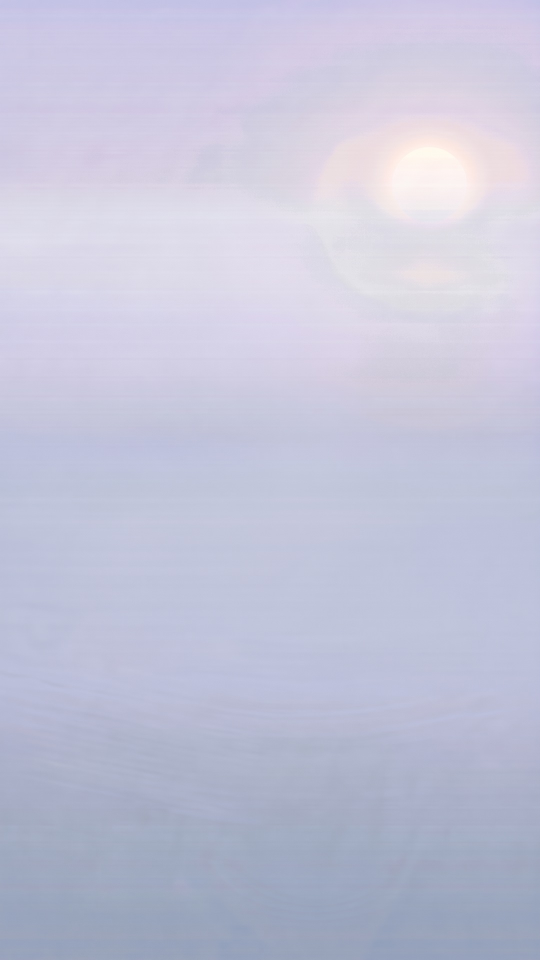
#> input picture eidolon-demo/design/level4/game/backdrop_plate.jpg, 1080 x 1920 px (shown at 1/2 size)
$ python backdrop_destreak.py ../../design/level4/game/backdrop_plate.jpg ../../design/level4/game/head_mask.png 1.0 1.0 ../../design/level4/game/head_mask.png
#> lines starting #> are read from the running program, lines starting #| are printed output that depends on the picture
"""Horizontal streaks taken out of a painted backdrop's sky (the owner, 22/11, of the fourth level: "some strange lines
behind, in the sky, in the background": the image model had painted its haze in fine horizontal lines, long and faint,
which read on a phone as lines across the sky).

A streak is what is left of a row against its neighbours above and below (the picture less its blur along y), held
along the row (that residue blurred along x): taken out in a few passes, the soft clouds, the sun and every shape that
is not a long thin horizontal line stay as they were. Only the sky changes: from the top down to `sky_to` (a share of
the height) in full, fading out by `fade_to`; and nothing within the mask, if one is given (the thing painted there,
grown and feathered), so its own lines (an eyelid, a lip) are kept.

  python3 -I tools/go/backdrop_destreak.py <in> <out> <sky_to> <fade_to> [mask png]

The fourth level's (its plate and its head painting both, then backdrop_haze.py with the two):
  python3 -I tools/go/backdrop_destreak.py design/level4/game/backdrop_plate.jpg design/level4/game/backdrop_plate_clean.jpg 0.40 0.47 design/level4/game/head_mask.png
"""
import sys
import numpy as np
from PIL import Image, ImageFilter
from scipy.ndimage import gaussian_filter1d

PASSES = [(10, 16), (6, 16), (4, 16)]      # (blur along y, then the residue's along x, in pixels at 1920 high)


def destreak(a):
    o = a.copy()
    for sy, sx in PASSES:
        for c in range(3):
            ch = o[..., c]
            res = ch - gaussian_filter1d(ch, sy, axis=0, mode='reflect')
            o[..., c] = ch - gaussian_filter1d(res, sx, axis=1, mode='reflect')
    return o


if __name__ == '__main__':
    if len(sys.argv) < 5: print(__doc__); sys.exit(1)
    src, out, sky_to, fade_to = sys.argv[1], sys.argv[2], float(sys.argv[3]), float(sys.argv[4])
    im = Image.open(src).convert('RGB'); a = np.asarray(im).astype(np.float32); H, W = a.shape[:2]
#> further down, im is the input picture: PIL image 1080x1920 RGB; mean R, G, B 194.9, 196, 216.8
#> after `H, W = a.shape[:2]`: H = 1920; W = 1080
    y = (np.arange(H) / H)[:, None, None]
#> y = 1920 values from 0 to 0.999
    w = np.clip((fade_to - y) / max(fade_to - sky_to, 1e-6), 0, 1) * np.ones((1, W, 1))
    if len(sys.argv) > 5:
        m = Image.open(sys.argv[5]).convert('L').resize((W, H)).filter(ImageFilter.MaxFilter(31)).filter(ImageFilter.GaussianBlur(14))
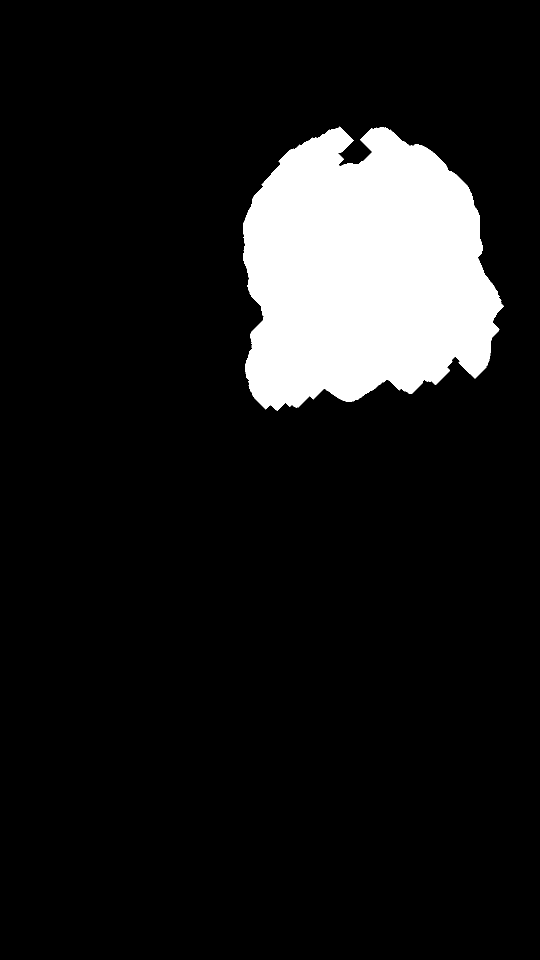
#> input picture eidolon-demo/design/level4/game/head_mask.png, 1080 x 1920 px (shown at 1/2 size)
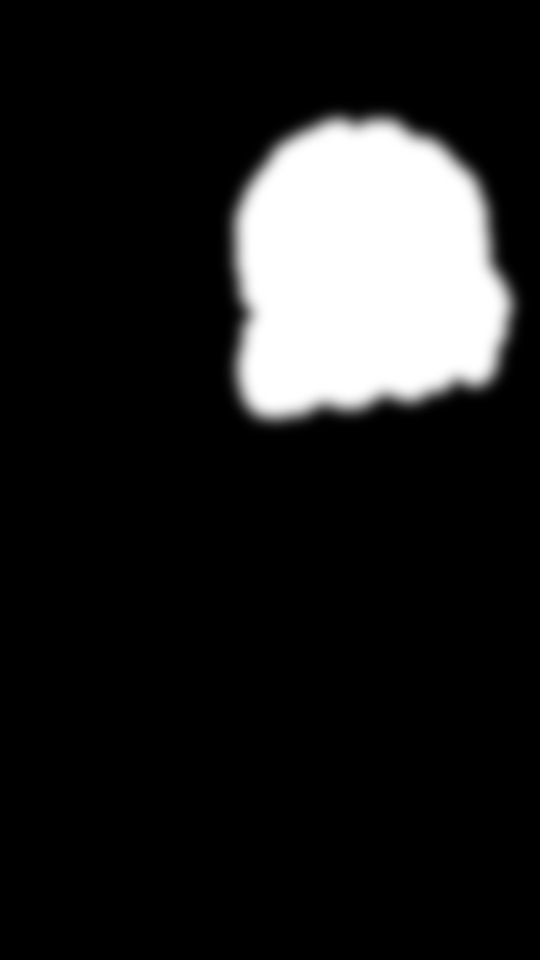
#> m: PIL image 1080x1920 L (shown at 1/2 size); min 0, max 255, mean 32.5
        w = w * (1 - np.asarray(m).astype(np.float32)[..., None] / 255.0)
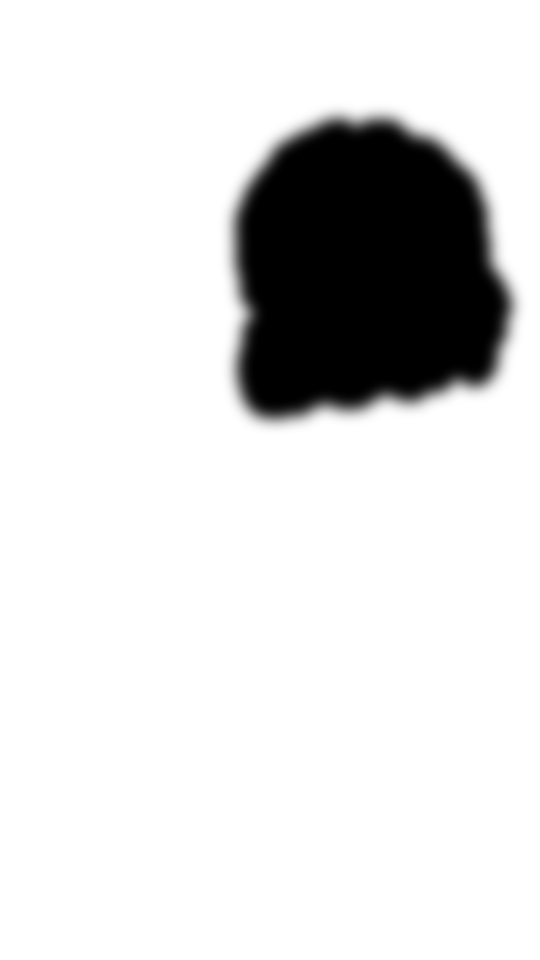
#> w: shape (1920, 1080, 1) float64 (shown at 1/2 size); min 0, max 1, mean 0.873
    o = a * (1 - w) + destreak(a) * w
#> after the loop in destreak, `for sy, sx in PASSES:`:
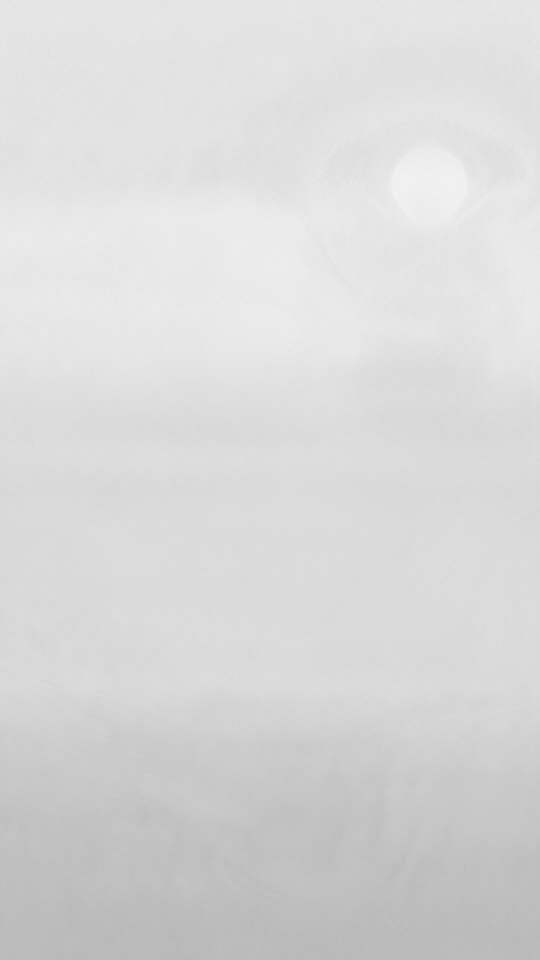
#> ch: shape (1920, 1080) float32 (shown at 1/2 size); min 182.9, max 242.9, mean 216.8
#> after the loop in destreak, `for sy, sx in PASSES:`:
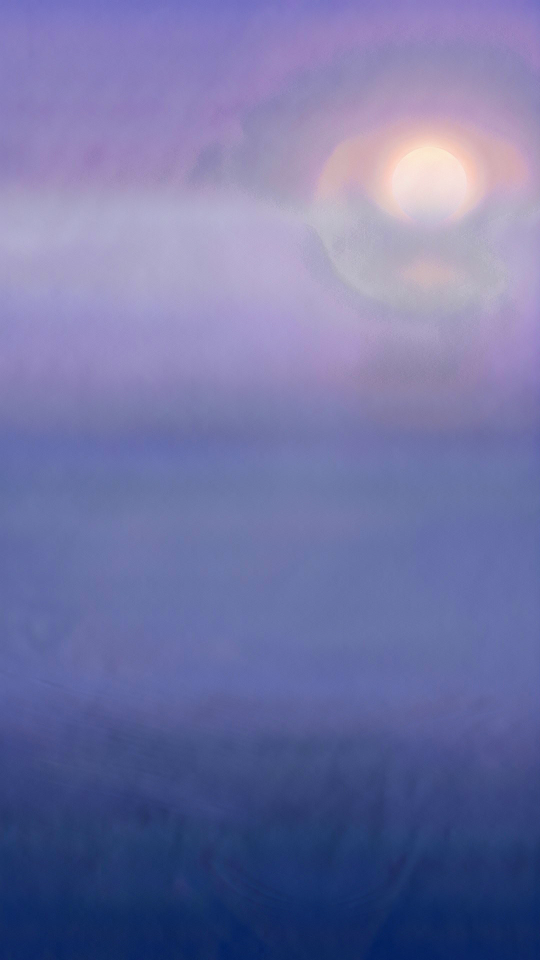
#> o: shape (1920, 1080, 3) float32 (shown at 1/2 size); mean R, G, B 195.2, 194.6, 218.2; drawn with min black and max white
#> after the loop in destreak, `for sy, sx in PASSES:`:
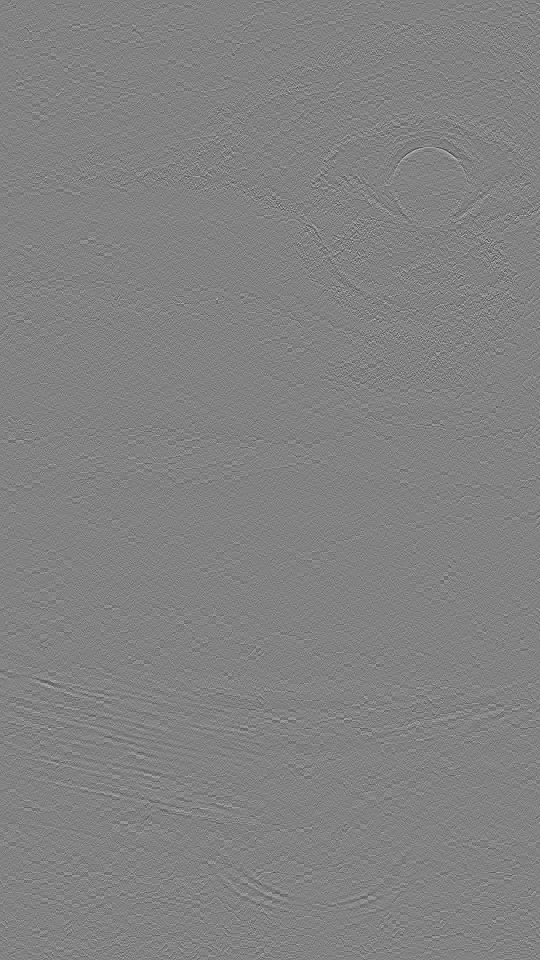
#> res: shape (1920, 1080) float32 (shown at 1/2 size); min -5.73, max 5.47, mean -4.87e-09; drawn with min black and max white
    Image.fromarray(np.clip(o, 0, 255).round().astype(np.uint8)).save(out, quality=95)
    print('destreaked', src, '->', out, '(sky to %.2f, fading out by %.2f)' % (sky_to, fade_to))
